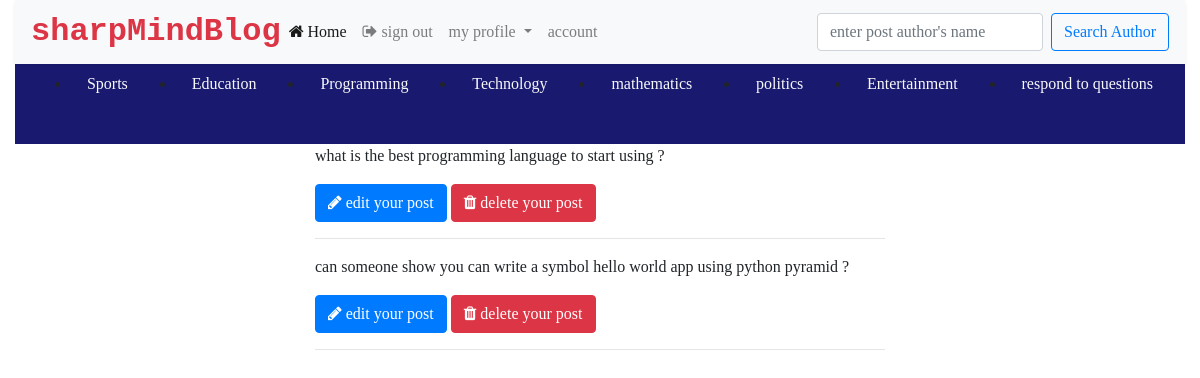
Before: /users/all/question (signed in) with the older database file.
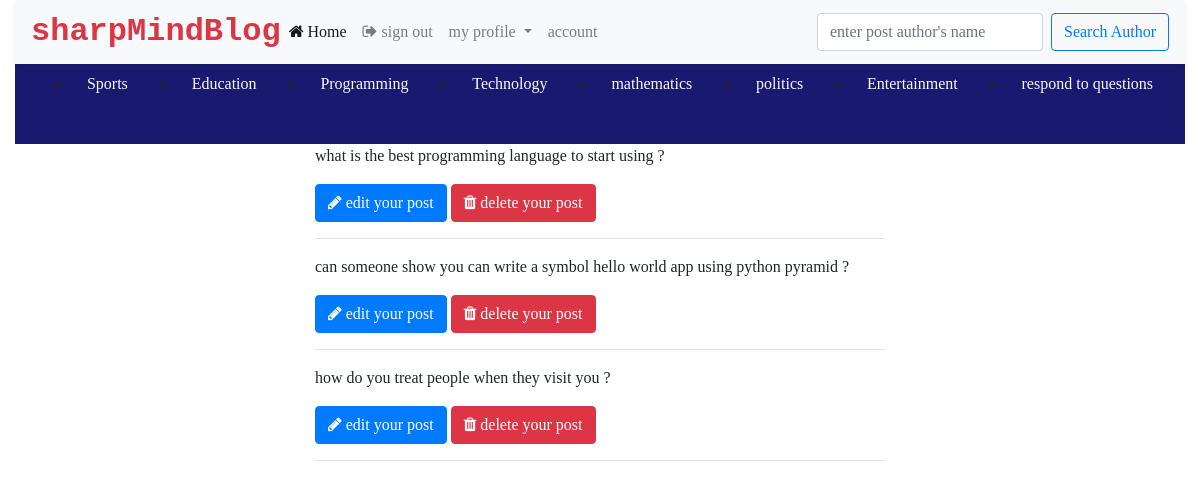
After: the same page with the newer database file.
### src/models/__init__.py (models this page shows, shortened)
class Questions(db.Model):
    id = db.Column(db.Integer, primary_key=True)
    question = db.Column(db.Text, nullable=False)
    is_answered = db.Column(db.Boolean, default=False)
    category = db.Column(db.String(200), nullable=False)
    author = db.Column(db.String(200), nullable=False)
    url = db.Column(db.String(200), nullable=False)
    upvote = db.Column(db.Integer, default=0)
    answer = db.relationship('Answers', backref='question')

### src/views/__init__.py (the view)
@views_blueprint.route('/all/question')
def all_questions():
    if not 'username' in session:
        return redirect(url_for('users.login'))
    user = User.query.filter_by(name=session['username']).first()
    quiz = Questions.query.filter_by(author=user.email).all()
    return render_template('allquestions.html', user=user, quiz=quiz)

### src/views/__init__.py (called while the page is built)
@views_blueprint.before_request
def before_request():
    g.user = None
    if 'username' in session:
        g.user = session['username']

### src/templates/allquestions.html (shortened to what this page needs)
<!DOCTYPE html>
<html lang="eng">
<head>
    <link rel="stylesheet" href="https://cdnjs.cloudflare.com/ajax/libs/font-awesome/4.7.0/css/font-awesome.min.css">
    <link rel="stylesheet" href="{{url_for('static', filename='css/bootstrap.min.css')}}">
</head>
<body>
    <div class="container-fluid position-fixed" style="z-index: 5;">
        <nav class="navbar navbar-expand-lg navbar-light bg-light shadow-sm">
            <a href="#" class="text text-danger font-weight-bold text-decoration-none" style="font-family: monospace; font-size: 2em;">sharpMindBlog</a>
            <div class="collapse navbar-collapse" id="navbarSupportedContent">
                <ul class="navbar-nav mr-auto">
                    <li class="nav-item active">
                        <a class="nav-link" href="{{url_for('users.home')}}"><span class="fa fa-home"></span> Home</a>
                    </li>
                    <li class="nav-item">
                        <a class="nav-link" href="{{url_for('users.logout')}}"><span class="fa fa-sign-out"></span> sign out</a>
                    </li>
                    <li class="nav-item dropdown">
                        <a class="nav-link dropdown-toggle" href="#" id="navbarDropdown" role="button" data-toggle="dropdown" aria-haspopup="true" aria-expanded="false">
                        my profile
                    </a>
                    </li>
                    <li class="nav-item">
                        <a class="nav-link" href="{{url_for('users.account')}}">account</a>
                    </li>
                </ul>
                <form class="form-inline my-2 my-lg-0" method="POST" action="{{url_for('users.search')}}">
                    <input class="form-control mr-sm-2" type="search" required placeholder="enter post author's name" aria-label="Search" name="name" autocomplete="off">
                    <button class="btn btn-outline-primary my-2 my-sm-0" type="submit">Search Author</button>
                </form>
            </div>
        </nav>
        <nav style="background-color: midnightblue;height: 10vh; width: 100%;">
            <ul class="d-flex" style="justify-content: space-around; margin-left: auto; width: 100%;">
                <li class="nav-item"><a class="nav-link text-light" id="v-pills-sports-tab" href="{{url_for('users.sports')}}">Sports</a></li>
                <li class="nav-item"><a class="nav-link text-light" id="v-pills-education-tab" href="{{url_for('users.education')}}">Education</a></li>
                <li class="nav-item"><a class="nav-link text-light" id="v-pills-programming-tab" href="{{url_for('users.programming')}}">Programming</a></li>
                <li class="nav-item"><a class="nav-link text-light" id="v-pills-technology-tab" href="{{url_for('users.technology')}}">Technology</a></li>
                <li class="nav-item"><a class="nav-link text-light" id="v-pills-mathematics-tab" href="{{url_for('users.mathematics')}}">mathematics</a></li>
                <li class="nav-item"><a class="nav-link text-light" id="v-pills-politics-tab" href="{{url_for('users.politics')}}">politics</a></li>
                <li class="nav-item"><a class="nav-link text-light" id="v-pills-entertainment-tab" href="{{url_for('users.entertainment')}}">Entertainment</a></li>
                <li class="nav-item"><a class="nav-link text-light" id="v-pills-question-tab" href="{{url_for('users.question')}}"> respond to questions</a></li>
            </ul>
        </nav>
    </div>
    <div class="container-fluid mb-5 position-absolute" style="top: 9em">
        <div class="row">
            <div class="col-lg-3">
            </div>
            <div class="col-lg-6 col-md-12">
                 {%for question in quiz%}
                <p>{{question.question}}</p>
                <a href="{{url_for('users.editqn', id=question.id)}}" class="btn btn-primary"><span class="fa fa-pencil"></span> edit your post</a>
                <span><a href="{{url_for('users.deletequestion', id=question.id)}}" class="btn btn-danger"><span class="fa fa-trash"></span> delete your post</a>
                </span>
                <hr> {%endfor%}
            </div>
        </div>
    </div>
</body>
</html>

Changed rows visible on the page:
added Questions: question "how do you treat people when they visit you ?"
